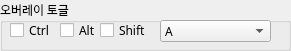
   <widget class="QGroupBox" name="overlay_togle">
    <property name="geometry">
     <rect>
      <x>30</x>
      <y>290</y>
      <width>291</width>
      <height>51</height>
     </rect>
    </property>
    <property name="font">
     <font>
      <family>맑은 고딕</family>
     </font>
    </property>
    <property name="title">
     <string>오버레이 토글</string>
    </property>
    <widget class="QCheckBox" name="oCtrl">
     <property name="geometry">
      <rect>
       <x>10</x>
       <y>20</y>
       <width>41</width>
       <height>21</height>
      </rect>
     </property>
     <property name="font">
      <font>
       <family>맑은 고딕</family>
      </font>
     </property>
     <property name="text">
      <string>Ctrl</string>
     </property>
    </widget>
    <widget class="QCheckBox" name="oAlt">
     <property name="geometry">
      <rect>
       <x>60</x>
       <y>20</y>
       <width>41</width>
       <height>21</height>
      </rect>
     </property>
     <property name="font">
      <font>
       <family>맑은 고딕</family>
      </font>
     </property>
     <property name="text">
      <string>Alt</string>
     </property>
    </widget>
    <widget class="QCheckBox" name="oShift">
     <property name="geometry">
      <rect>
       <x>100</x>
       <y>20</y>
       <width>51</width>
       <height>21</height>
      </rect>
     </property>
     <property name="font">
      <font>
       <family>맑은 고딕</family>
      </font>
     </property>
     <property name="text">
      <string>Shift</string>
     </property>
    </widget>
    <widget class="QComboBox" name="obox">
     <property name="geometry">
      <rect>
       <x>160</x>
       <y>20</y>
       <width>111</width>
       <height>22</height>
      </rect>
     </property>
     <item>
      <property name="text">
       <string>A</string>
      </property>
     </item>
     <item>
      <property name="text">
       <string>B</string>
      </property>
     </item>
     <item>
      <property name="text">
       <string>C</string>
      </property>
     </item>
     <item>
      <property name="text">
       <string>D</string>
      </property>
     </item>
     <item>
      <property name="text">
       <string>E</string>
      </property>
     </item>
     <item>
      <property name="text">
       <string>F</string>
      </property>
     </item>
     <item>
      <property name="text">
       <string>G</string>
      </property>
     </item>
     <item>
      <property name="text">
       <string>H</string>
      </property>
     </item>
     <item>
      <property name="text">
       <string>I</string>
      </property>
     </item>
     <item>
      <property name="text">
       <string>J</string>
      </property>
     </item>
     <item>
      <property name="text">
       <string>K</string>
      </property>
     </item>
     <item>
      <property name="text">
       <string>L</string>
      </property>
     </item>
     <item>
      <property name="text">
       <string>M</string>
      </property>
     </item>
     <item>
      <property name="text">
       <string>N</string>
      </property>
     </item>
     <item>
      <property name="text">
       <string>O</string>
      </property>
     </item>
     <item>
      <property name="text">
       <string>P</string>
      </property>
     </item>
     <item>
      <property name="text">
       <string>Q</string>
      </property>
     </item>
     <item>
      <property name="text">
       <string>R</string>
      </property>
     </item>
     <item>
      <property name="text">
       <string>S</string>
      </property>
     </item>
     <item>
      <property name="text">
       <string>T</string>
      </property>
     </item>
     <item>
      <property name="text">
       <string>U</string>
      </property>
     </item>
     <item>
      <property name="text">
       <string>V</string>
      </property>
     </item>
     <item>
      <property name="text">
       <string>W</string>
      </property>
     </item>
     <item>
      <property name="text">
       <string>X</string>
      </property>
     </item>
     <item>
      <property name="text">
       <string>Y</string>
      </property>
     </item>
     <item>
      <property name="text">
       <string>N</string>
      </property>
     </item>
     <item>
      <property name="text">
       <string>Z</string>
      </property>
     </item>
     <item>
      <property name="text">
       <string>[F1]</string>
      </property>
     </item>
     <item>
      <property name="text">
       <string>[F2]</string>
      </property>
     </item>
     <item>
      <property name="text">
       <string>[F3]</string>
      </property>
     </item>
     <item>
      <property name="text">
       <string>[F4]</string>
      </property>
     </item>
     <item>
      <property name="text">
       <string>[F5]</string>
      </property>
     </item>
     <item>
      <property name="text">
       <string>[F6]</string>
      </property>
     </item>
     <item>
      <property name="text">
       <string>[F7]</string>
      </property>
     </item>
     <item>
      <property name="text">
       <string>[F8]</string>
      </property>
     </item>
     <item>
      <property name="text">
       <string>[F9]</string>
      </property>
     </item>
     <item>
      <property name="text">
       <string>[F10]</string>
      </property>
     </item>
     <item>
      <property name="text">
       <string>[F11]</string>
      </property>
     </item>
     <item>
      <property name="text">
       <string>[F12]</string>
      </property>
     </item>
     <item>
      <property name="text">
       <string>[ESC]</string>
      </property>
     </item>
     <item>
      <property name="text">
       <string>[TAP]</string>
      </property>
     </item>
     <item>
      <property name="text">
       <string>[CapsLock]</string>
      </property>
     </item>
     <item>
      <property name="text">
       <string>`(~)</string>
      </property>
     </item>
     <item>
      <property name="text">
       <string>1</string>
      </property>
     </item>
     <item>
      <property name="text">
       <string>2</string>
      </property>
     </item>
     <item>
      <property name="text">
       <string>3</string>
      </property>
     </item>
     <item>
      <property name="text">
       <string>4</string>
      </property>
     </item>
     <item>
      <property name="text">
       <string>5</string>
      </property>
     </item>
     <item>
      <property name="text">
       <string>6</string>
      </property>
     </item>
     <item>
      <property name="text">
       <string>7</string>
      </property>
     </item>
     <item>
      <property name="text">
       <string>8</string>
      </property>
     </item>
     <item>
      <property name="text">
       <string>9</string>
      </property>
     </item>
     <item>
      <property name="text">
       <string>0</string>
      </property>
     </item>
     <item>
      <property name="text">
       <string>-</string>
      </property>
     </item>
     <item>
      <property name="text">
       <string>+</string>
      </property>
     </item>
     <item>
      <property name="text">
       <string>[INSERT]</string>
      </property>
     </item>
     <item>
      <property name="text">
       <string>[HOME]</string>
      </property>
     </item>
     <item>
      <property name="text">
       <string>[PAGEUP]</string>
      </property>
     </item>
     <item>
      <property name="text">
       <string>[PAGEDOWN]</string>
      </property>
     </item>
     <item>
      <property name="text">
       <string>[DELETE]</string>
      </property>
     </item>
     <item>
      <property name="text">
       <string>[END]</string>
      </property>
     </item>
     <item>
      <property name="text">
       <string>[Up]</string>
      </property>
     </item>
     <item>
      <property name="text">
       <string>[Down]</string>
      </property>
     </item>
     <item>
      <property name="text">
       <string>[Left]</string>
      </property>
     </item>
     <item>
      <property name="text">
       <string>[Right]</string>
      </property>
     </item>
    </widget>
   </widget>
